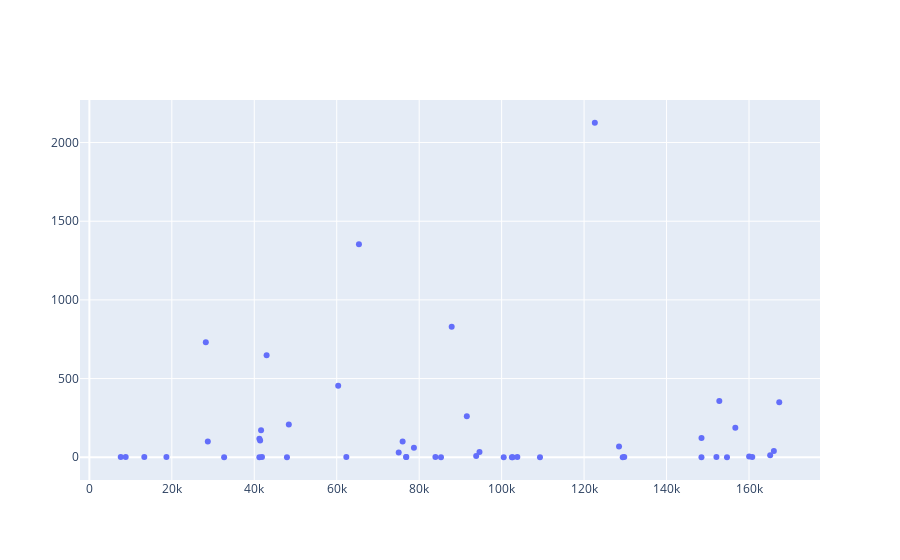

The notebook cell saved with this chart:
### Code cell
trace = go.Scatter(
    x = Fraud.Time,
    y = Fraud.Amount,
    mode = 'markers'
)
data = [trace]

plotly.offline.iplot({
    "data": data
})
